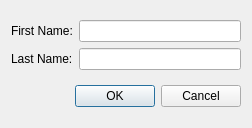
<?xml version="1.0" encoding="UTF-8"?>
<ui version="4.0">
 <class>AddAuthorDialog</class>
 <widget class="QDialog" name="AddAuthorDialog">
  <property name="geometry">
   <rect>
    <x>0</x>
    <y>0</y>
    <width>252</width>
    <height>128</height>
   </rect>
  </property>
  <property name="windowTitle">
   <string>Add Author</string>
  </property>
  <layout class="QVBoxLayout" name="verticalLayout">
   <item>
    <layout class="QGridLayout" name="gridLayout">
     <item row="0" column="1">
      <widget class="QLineEdit" name="firstNameEdit"/>
     </item>
     <item row="1" column="1">
      <widget class="QLineEdit" name="lastNameEdit"/>
     </item>
     <item row="0" column="0">
      <widget class="QLabel" name="firstNameLabel">
       <property name="text">
        <string>First Name:</string>
       </property>
      </widget>
     </item>
     <item row="1" column="0">
      <widget class="QLabel" name="lastNameLabel">
       <property name="text">
        <string>Last Name:</string>
       </property>
      </widget>
     </item>
    </layout>
   </item>
   <item>
    <widget class="QDialogButtonBox" name="buttonBox">
     <property name="orientation">
      <enum>Qt::Horizontal</enum>
     </property>
     <property name="standardButtons">
      <set>QDialogButtonBox::Cancel|QDialogButtonBox::Ok</set>
     </property>
    </widget>
   </item>
  </layout>
 </widget>
 <resources/>
 <connections>
  <connection>
   <sender>buttonBox</sender>
   <signal>accepted()</signal>
   <receiver>AddAuthorDialog</receiver>
   <slot>accept()</slot>
   <hints>
    <hint type="sourcelabel">
     <x>248</x>
     <y>254</y>
    </hint>
    <hint type="destinationlabel">
     <x>157</x>
     <y>274</y>
    </hint>
   </hints>
  </connection>
  <connection>
   <sender>buttonBox</sender>
   <signal>rejected()</signal>
   <receiver>AddAuthorDialog</receiver>
   <slot>reject()</slot>
   <hints>
    <hint type="sourcelabel">
     <x>316</x>
     <y>260</y>
    </hint>
    <hint type="destinationlabel">
     <x>286</x>
     <y>274</y>
    </hint>
   </hints>
  </connection>
 </connections>
</ui>
